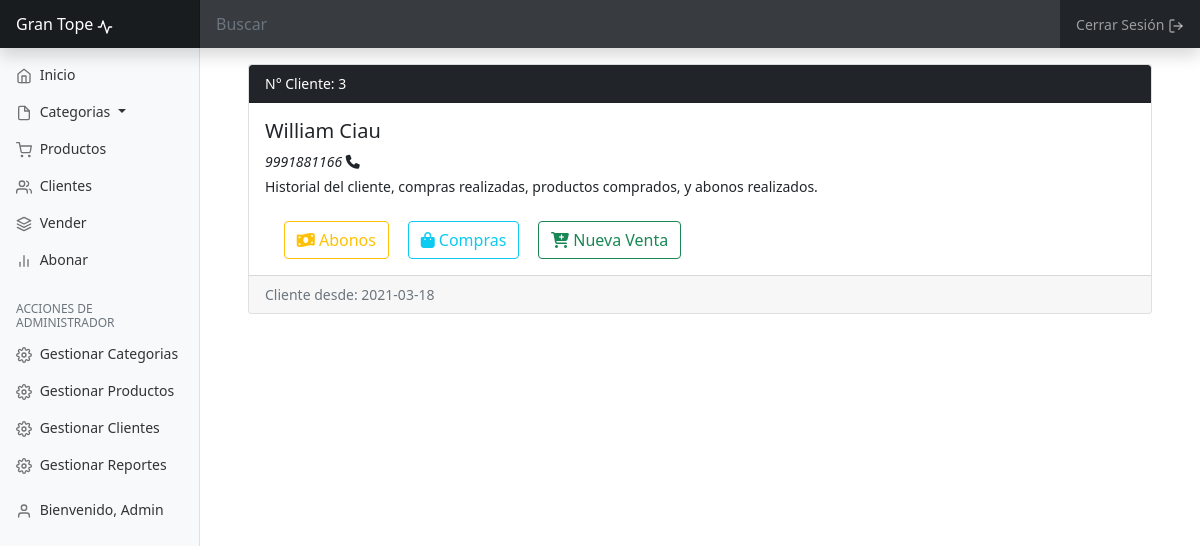
The page /?controller=cliente&action=ver&id=3 (signed in) on the database its author committed.
### tables this page shows
CREATE TABLE `clientes` (
  `id` int(255) NOT NULL,
  `nombre` varchar(100) NOT NULL,
  `estado` varchar(100) NOT NULL,
  `localidad` varchar(100) NOT NULL,
  `direccion` varchar(100) NOT NULL,
  `edad` int(255) NOT NULL,
  `telefono` varchar(100) NOT NULL,
  `fecha` date NOT NULL
);

### controllers/clienteController.php (called while the page is built, shortened)
<?php
require_once 'models/cliente.php';
class clienteController{
    public function ver(){
        if(isset($_GET['id'])){
            $id = $_GET['id'];
            $cliente = new Cliente();
            $cliente->setId($id);
            $client= $cliente->getOne();
            }
        require_once 'views/cliente/ver.php';
    }
}

### config/db.php (called while the page is built)
<?php
class Database{
    public static function connect(){
        $db = new mysqli('localhost', 'root', '', 'punto_venta');
        $db->query("SET NAMES 'utf8'");
        return $db;
    }
}
?>

### models/cliente.php (called while the page is built, shortened)
<?php
class Cliente{
    private $id;
    private $db;
    public function __construct()
    {
        $this->db=DataBase::connect();
    }
    public function getId()
    {
        return $this->id;
    }
    public function setId($id)
    {
        $this->id = $id;
        return $this;
    }
    public function getOne(){
        $cliente = $this->db->query("SELECT * FROM clientes WHERE id = {$this->getId()}");
        return $cliente->fetch_object();
    }
}
?>

### views/cliente/ver.php (the view)
<div class="container">
<?php if(isset($client)):?>
<div class="card">
              <div class="card-header bg-dark text-white">
              N° Cliente: <?=$client->id?>
              </div>
              <div class="card-body d-flex flex-column aling-items-center">
                <h5 class="card-title"><?=$client->nombre?></h5>
                <cite title="Source Title"><?=$client->telefono?> <i class="fas fa-phone"></i> </cite>
                <p class="card-text mt-1">Historial del cliente, compras realizadas, productos comprados, y abonos realizados.</p>
                <div class="card-text col-md-6 d-flex justify-content-evenly align-items-center flex-wrap">
                <a href="?controller=abonos&action=mis_abonos&cliente_id=<?=$client->id?>"" class="btn btn-outline-warning mt-2" ><i class="fas fa-money-bill-wave"></i> Abonos</a>
                <a href="?controller=venta&action=mis_ventas&cliente_id=<?=$client->id?>" class="btn btn-outline-info mt-2"><i class="fas fa-shopping-bag"></i> Compras</a>
                <a href="?controller=venta&action=cliente&id_cliente=<?=$client->id?>" class="btn btn-outline-success mt-2"><i class="fas fa-cart-plus"></i> Nueva Venta</a>
                </div>
              </div>
              <div class="card-footer text-muted">
              Cliente desde: <?=$client->fecha?>
              </div>
</div>
<?php else:?>
<h1>El producto no existe</h1>
<?php endif;?>
</div>

### rows shown on the page
clientes: id "3", nombre "William Ciau", telefono "9991881166", fecha "2021-03-18"

### other values the page prints
$_SESSION['identify']->nombre "Admin"
